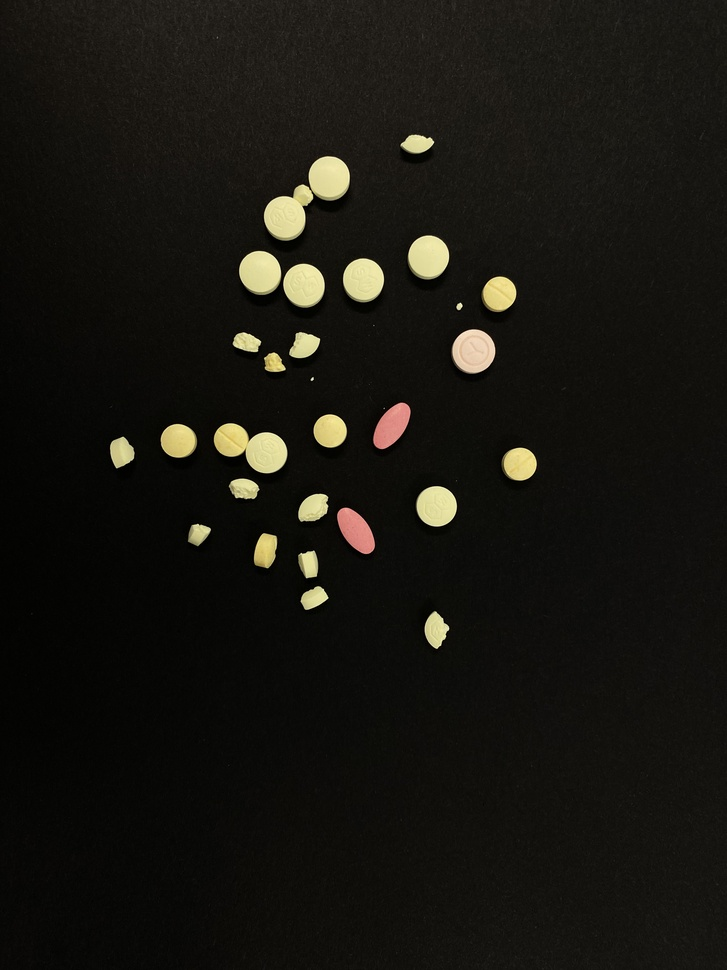
#> input picture new_imgs/IMG_3220.jpg, 727 x 970 px, shrunk from 3024 x 4032 before the run
$ python skimage.py
#> lines starting #> are read from the running program, lines starting #| are printed output that depends on the picture
import cv2
from math import sqrt
from skimage import data
from skimage.feature import blob_dog, blob_log, blob_doh
from skimage.color import rgb2gray
from skimage.io import imread, imshow
import matplotlib.pyplot as plt

im = cv2.imread("new_imgs/IMG_3220.jpg", cv2.IMREAD_GRAYSCALE)
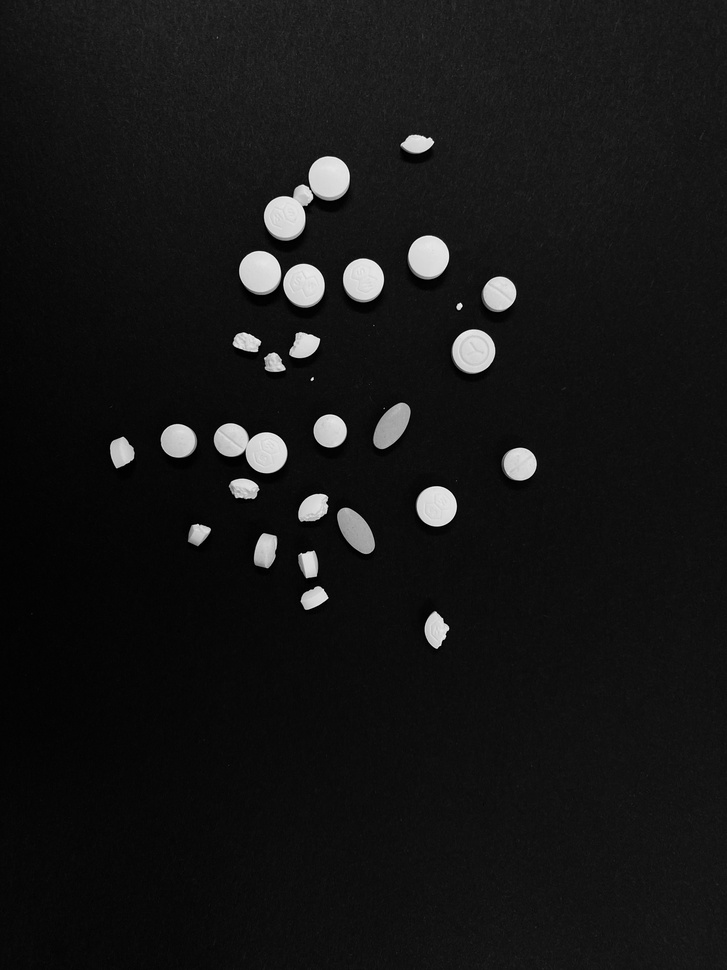
#> im: shape (970, 727); min 0, max 250, mean 22.1
final_image = cv2.GaussianBlur(im, (7, 7), 0)
image = cv2.bitwise_not(final_image)
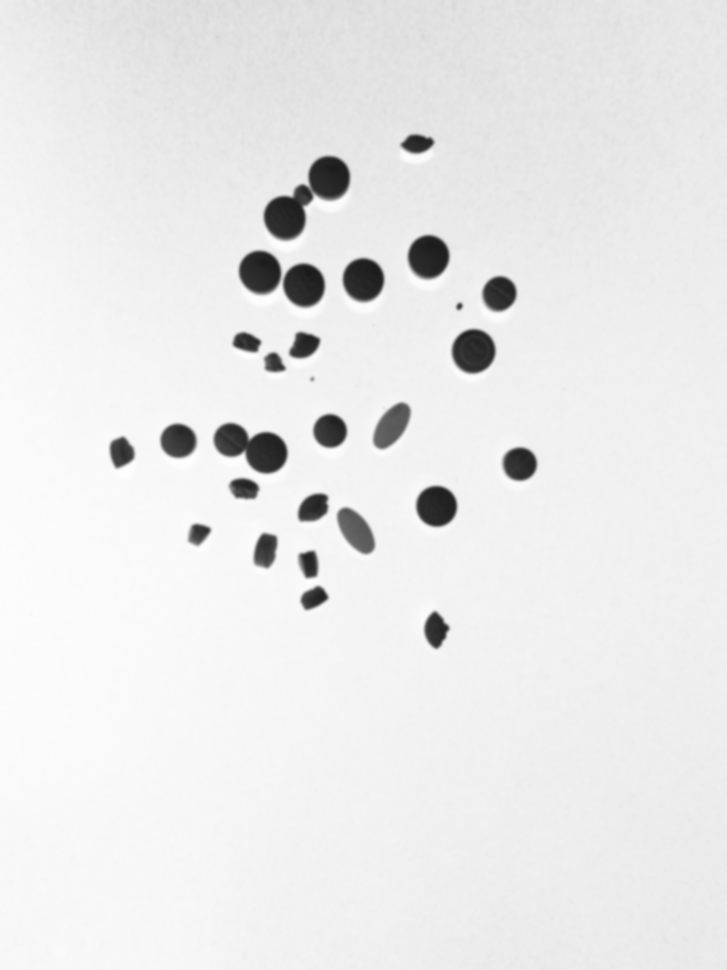
#> image: shape (970, 727); min 26, max 253, mean 232.9

blobs_log = blob_log(image, max_sigma=30, num_sigma=10, threshold=0.1)
#> blobs_log = 138 rows, first 8: [253, 287, 10.67], [466, 240, 7.44], [206, 315, 7.44], [290, 279, 4.22], [475, 253, 4.22], [237, 329, 23.56], [315, 275, 17.11], [239, 262, 10.67]

# Compute radii in the 3rd column.
blobs_log[:, 2] = blobs_log[:, 2] * sqrt(2)

blobs_dog = blob_dog(image, max_sigma=30, threshold=0.6)
#> blobs_dog = empty array
blobs_dog[:, 2] = blobs_dog[:, 2] * sqrt(2)

blobs_doh = blob_doh(image, max_sigma=30, threshold=0.01)
#> blobs_doh = 32 rows, first 8: [504, 436, 23.56], [278, 362, 23.56], [255, 427, 23.56], [349, 472, 23.56], [463, 519, 20.33], [292, 499, 20.33], [429, 330, 20.33], [439, 178, 20.33]

blobs_list = [blobs_log, blobs_dog, blobs_doh]
colors = ['blue', 'lime', 'red']
titles = ['Laplacian of Gaussian', 'Difference of Gaussian', 'Determinant of Hessian']
sequence = zip(blobs_list, colors, titles)

fig, axes = plt.subplots(1, 3, figsize=(9, 3), sharex=True, sharey=True)
ax = axes.ravel()

for idx, (blobs, color, title) in enumerate(sequence):
    ax[idx].set_title(title)
    ax[idx].imshow(image)
    for blob in blobs:
        y, x, r = blob
        c = plt.Circle((x, y), r, color=color, linewidth=2, fill=False)
        ax[idx].add_patch(c)
    ax[idx].set_axis_off()
#> this loop made 3 passes
#> (color, title) on passes 1, 3: ('blue', 'Laplacian of Gaussian'), ('red', 'Determinant of Hessian')

plt.tight_layout()
plt.show()
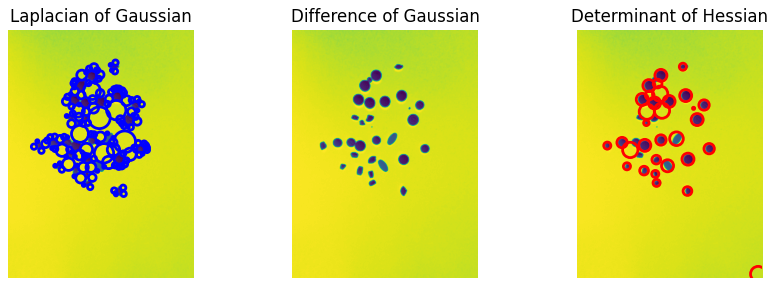
#> figure drawn by matplotlib, 3 panels

$ run again, with new_imgs/IMG_3214.jpg copied over new_imgs/IMG_3220.jpg
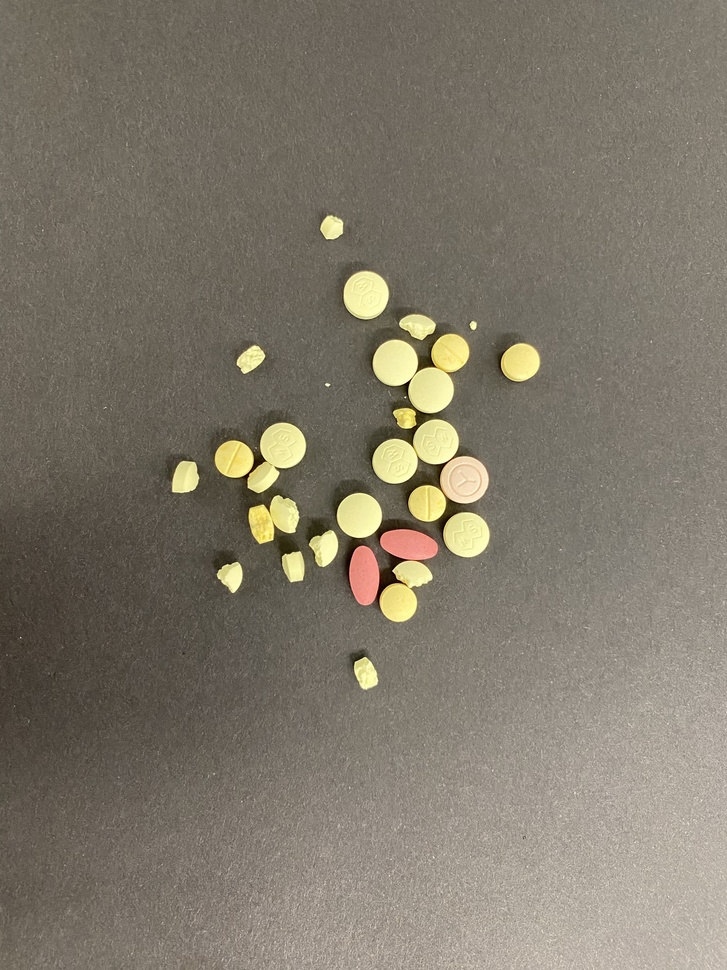
#> input picture new_imgs/IMG_3214.jpg, 727 x 970 px, shrunk from 3024 x 4032 before the run
#> `image = cv2.bitwise_not(final_image)`:
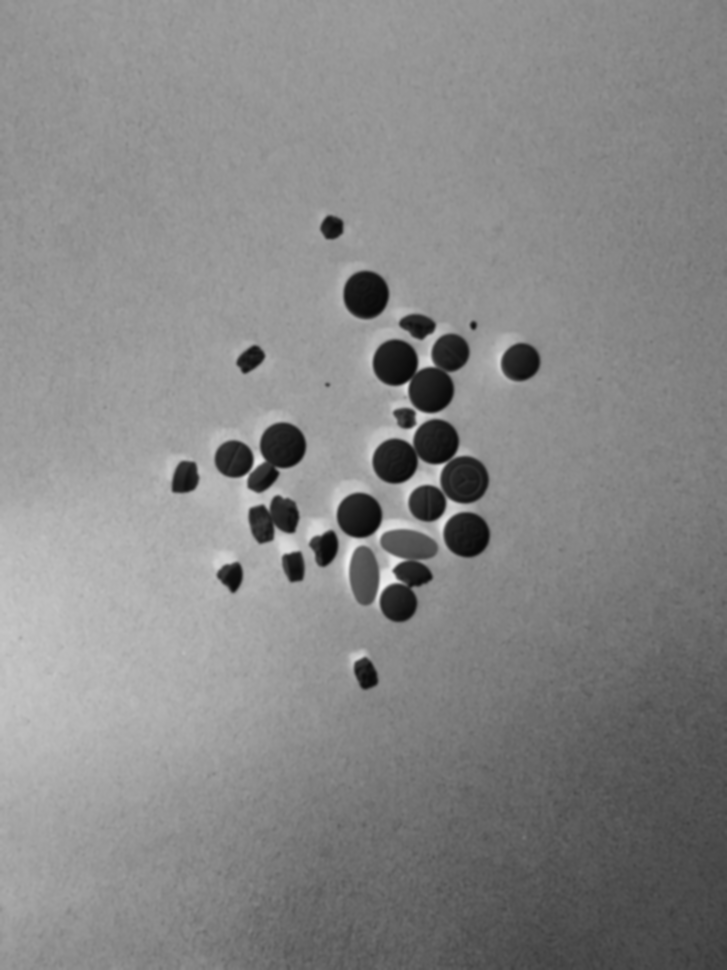
#> image: shape (970, 727); min 9, max 241, mean 134.3
#> blobs_log = 75 rows, first 8: [460, 258, 4.22], [474, 429, 10.67], [360, 425, 7.44], [578, 387, 7.44], [508, 453, 7.44], [417, 421, 4.22], [545, 349, 7.44], [435, 409, 4.22]
#> blobs_dog = empty array
#> blobs_doh = 26 rows, first 8: [575, 231, 13.89], [513, 359, 23.56], [546, 325, 17.11], [294, 366, 26.78], [564, 293, 13.89], [478, 184, 17.11], [461, 393, 23.56], [226, 331, 13.89]
#> the loop `for idx, (blobs, color, title) in enumerate(sequence):` made 3 passes
#> (color, title) on passes 1, 3: ('blue', 'Laplacian of Gaussian'), ('red', 'Determinant of Hessian')
#> `plt.show()`:
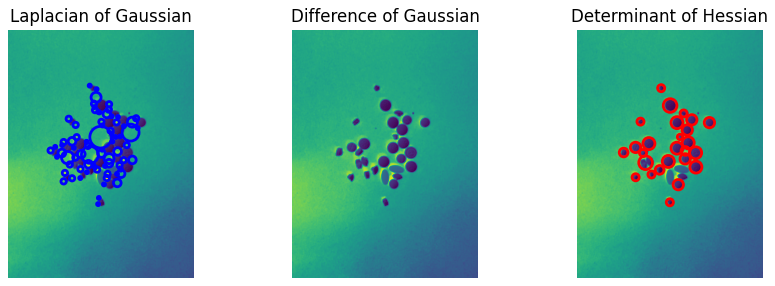
#> figure drawn by matplotlib, 3 panels

$ run again, with new_imgs/IMG_3216.jpg copied over new_imgs/IMG_3220.jpg
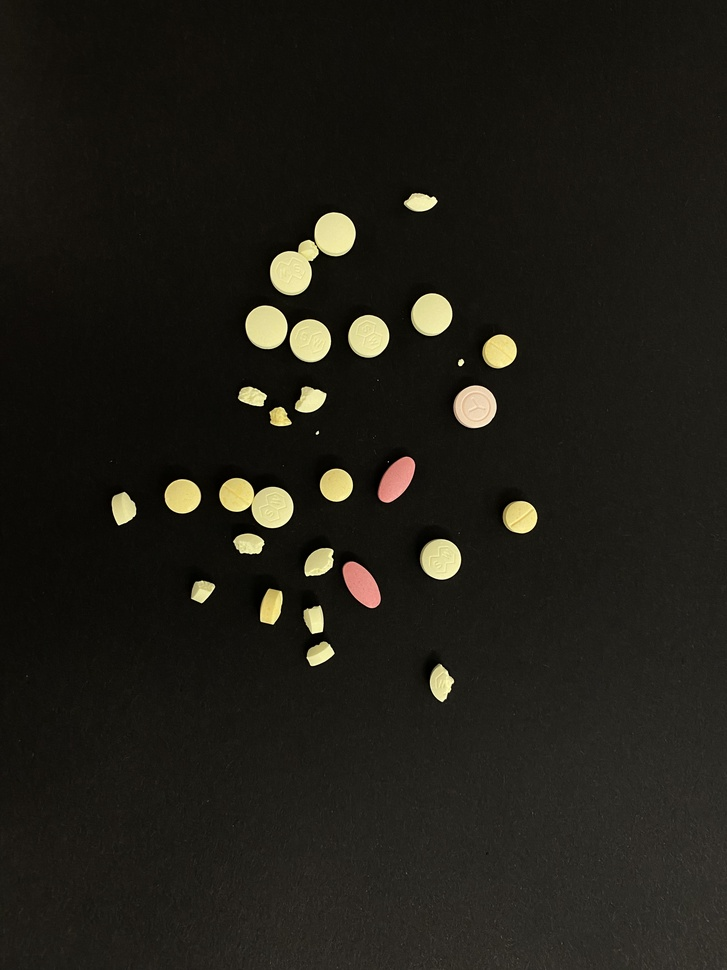
#> input picture new_imgs/IMG_3216.jpg, 727 x 970 px, shrunk from 3024 x 4032 before the run
#> `image = cv2.bitwise_not(final_image)`:
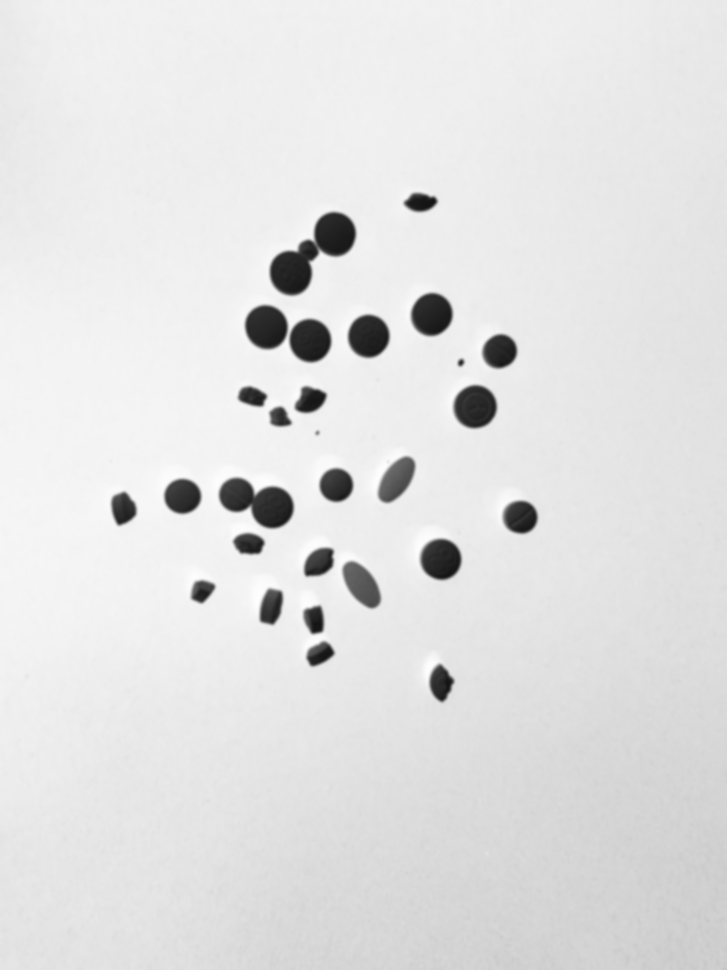
#> image: shape (970, 727); min 20, max 254, mean 225.1
#> blobs_log = 141 rows, first 8: [309, 294, 10.67], [521, 246, 7.44], [345, 285, 4.22], [266, 324, 10.67], [297, 330, 20.33], [530, 259, 4.22], [372, 282, 17.11], [482, 259, 7.44]
#> blobs_dog = empty array
#> blobs_doh = 32 rows, first 8: [335, 368, 23.56], [313, 431, 23.56], [559, 440, 23.56], [406, 474, 23.56], [496, 182, 20.33], [351, 499, 20.33], [340, 311, 23.56], [485, 336, 20.33]
#> the loop `for idx, (blobs, color, title) in enumerate(sequence):` made 3 passes
#> (color, title) on passes 1, 3: ('blue', 'Laplacian of Gaussian'), ('red', 'Determinant of Hessian')
#> `plt.show()`:
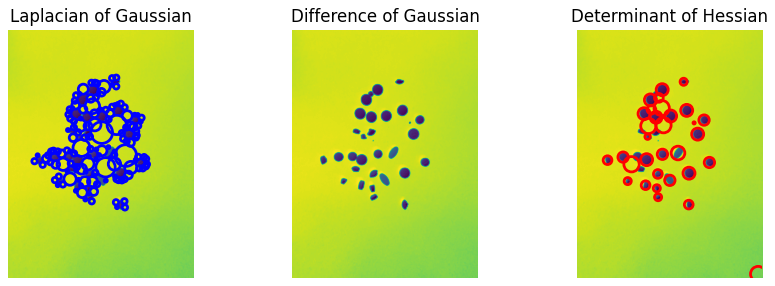
#> figure drawn by matplotlib, 3 panels

$ run again, with new_imgs/IMG_3218.jpg copied over new_imgs/IMG_3220.jpg
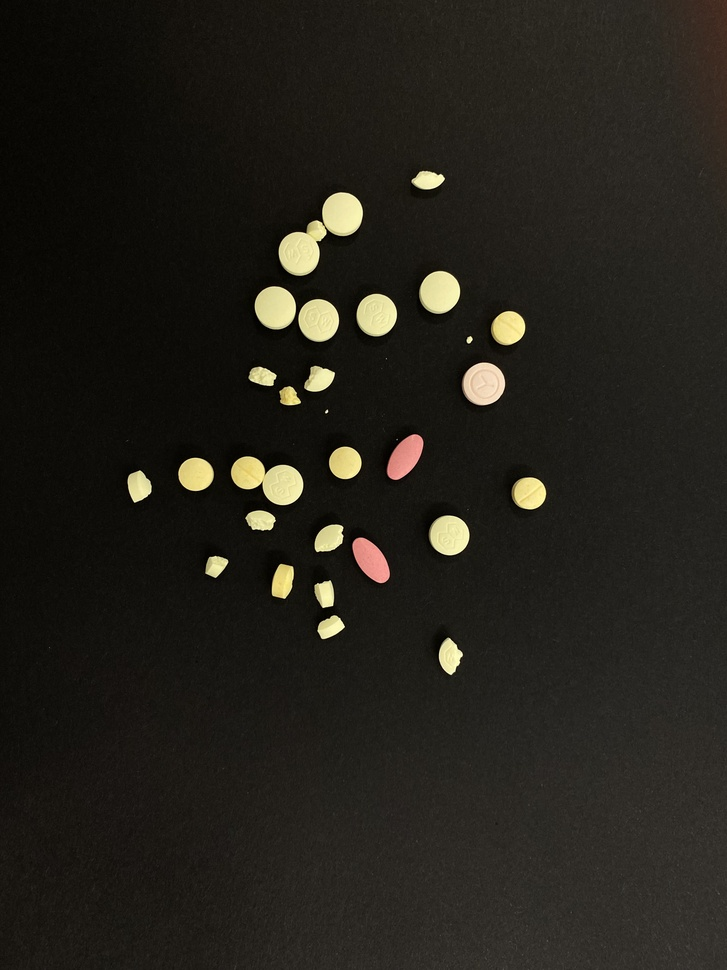
#> input picture new_imgs/IMG_3218.jpg, 727 x 970 px, shrunk from 3024 x 4032 before the run
#> `image = cv2.bitwise_not(final_image)`:
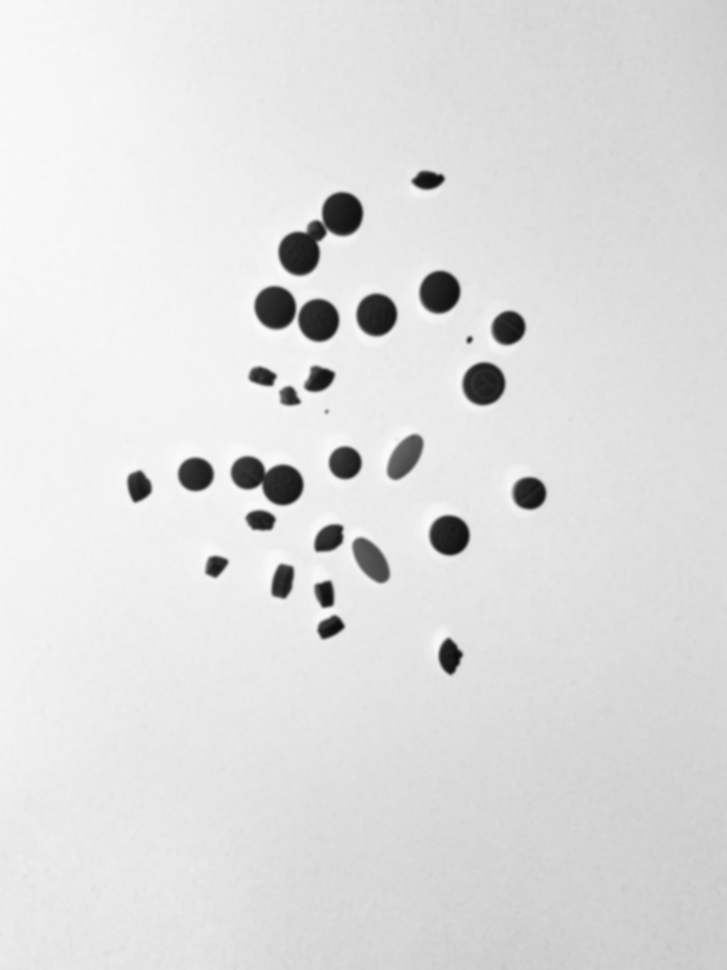
#> image: shape (970, 727); min 11, max 251, mean 221.9
#> blobs_log = 142 rows, first 8: [289, 303, 10.67], [498, 257, 7.44], [325, 294, 4.22], [246, 332, 10.67], [506, 268, 4.22], [613, 326, 4.22], [276, 339, 20.33], [460, 269, 7.44]
#> blobs_dog = empty array
#> blobs_doh = 32 rows, first 8: [291, 439, 23.56], [314, 376, 23.56], [534, 449, 23.56], [474, 195, 20.33], [382, 483, 23.56], [327, 508, 20.33], [492, 528, 17.11], [462, 344, 17.11]
#> the loop `for idx, (blobs, color, title) in enumerate(sequence):` made 3 passes
#> (color, title) on passes 1, 3: ('blue', 'Laplacian of Gaussian'), ('red', 'Determinant of Hessian')
#> `plt.show()`:
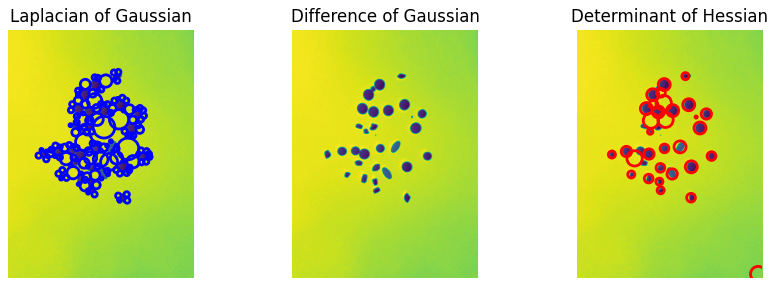
#> figure drawn by matplotlib, 3 panels
